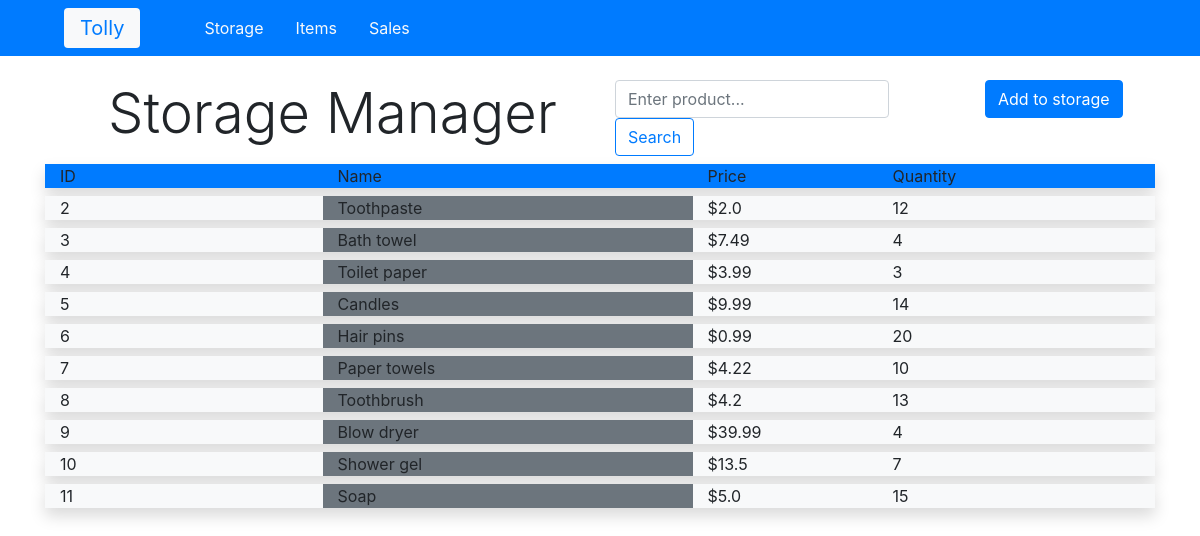
/items/storage/, run on an earlier commit of the app's database.
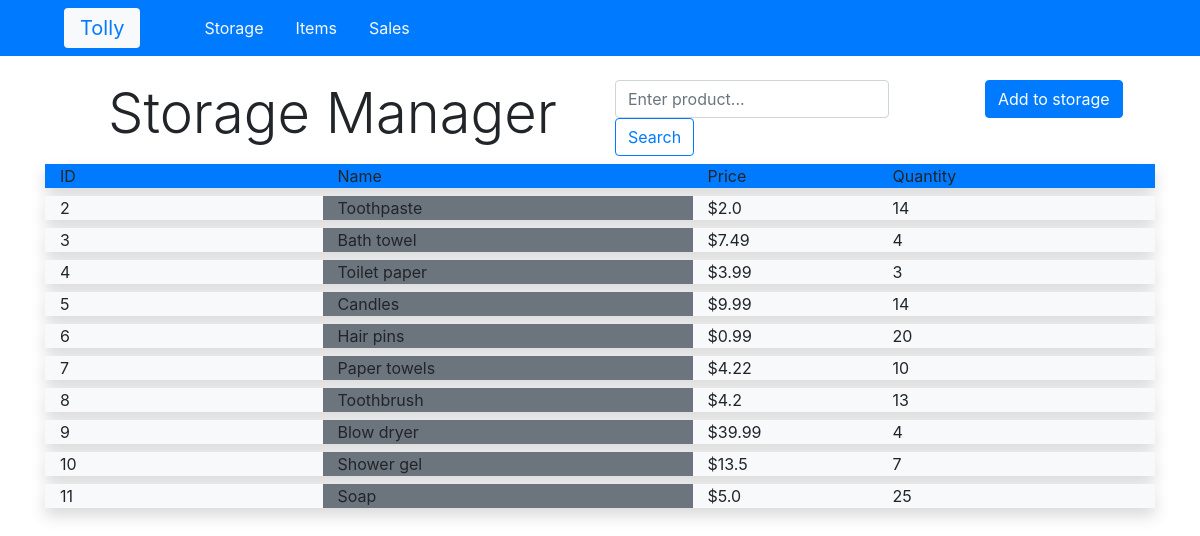
And on a later commit of the database.
### items/models.py (models this page shows, shortened)
class Storage(models.Model):
    objects = models.Manager()
    item = models.ForeignKey(Item, on_delete=models.CASCADE)
    quantity = models.IntegerField()

class Item(models.Model):
    objects = models.Manager()
    name = models.CharField(max_length=200)
    price = models.FloatField()
    description = models.CharField(max_length=200)

### items/views.py (the view)
# urls.py: path('storage/', views.storage, name='storage'),
def storage(request):
    storage_items = Storage.objects.all()
    items_list = Item.objects.all()
    context = {'storage_items': storage_items, 'items_list': items_list}
    return render(request, 'items/storage.html', context)

### templates/items/storage.html (shortened to what this page needs)
{% extends 'base.html' %}
{% block content %}
<div class="container-fluid  pb-5">
    <div class='row mb-2'>
        <div class='col-6'>
            <h1 class='display-4 ml-5'>Storage Manager</h1>
        </div>
        <div class='col-4'>
            <form class="form-inline my-2 my-lg-0">
                <input class="form-control mr-sm-2" type="search" placeholder="Enter product...">
                <button class="btn btn-outline-primary my-2 my-sm-0" type="submit">Search</button>
            </form>
        </div>
        <div class='col-2'>
            <button type="button" class="btn btn-primary" data-toggle="modal" data-target="#addPopUp">Add to storage</button>
        </div>
    </div>
    <div class="row mb-2 shadow">
            <div class="col-3 bg-primary">
                ID
            </div>
            <div class="col-4 bg-primary">
                Name
            </div>
            <div class="col-2 bg-primary">
                Price
            </div>
            <div class="col-3 bg-primary">
                Quantity
            </div>
        </div>
    {% if storage_items %}
        {% for item in storage_items %}
        <div class="row mb-2 shadow">
            <div class="col-3 bg-light">
                {{ item.id }}
            </div>
            <div class="col-4 bg-secondary">
                {{ item.item.name }}
            </div>
            <div class="col-2 bg-light">
                ${{ item.item.price }}
            </div>
            <div class="col-3 bg-light">
                {{ item.quantity }}
            </div>
        </div>
        {% endfor %}
    {% else %}
        <p>No items available</p>
    {% endif %}
</div>
{% endblock %}

What changed in the data, as far as the page shows it:
changed Storage "Toothpaste": quantity "12" → "14"
changed Storage "Soap": quantity "15" → "25"
